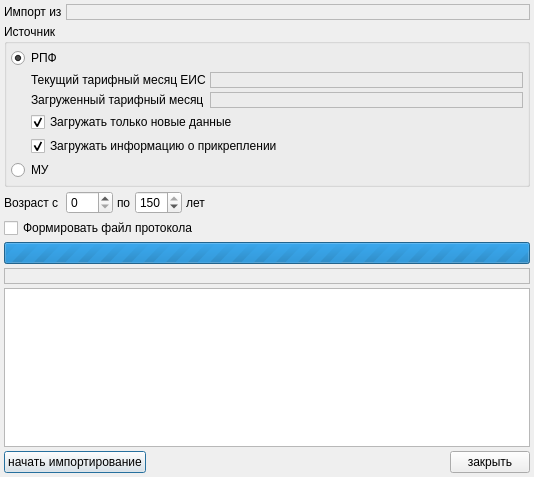
<?xml version="1.0" encoding="UTF-8"?>
<ui version="4.0">
 <class>Dialog</class>
 <widget class="QDialog" name="Dialog">
  <property name="geometry">
   <rect>
    <x>0</x>
    <y>0</y>
    <width>534</width>
    <height>477</height>
   </rect>
  </property>
  <property name="windowTitle">
   <string>Импорт списка населения из ЕИС.ОМС.ВМУ.АПУ</string>
  </property>
  <layout class="QGridLayout" name="gridLayout_2">
   <property name="margin">
    <number>4</number>
   </property>
   <property name="spacing">
    <number>4</number>
   </property>
   <item row="5" column="0" colspan="7">
    <widget class="QLabel" name="lblStatus">
     <property name="frameShape">
      <enum>QFrame::StyledPanel</enum>
     </property>
     <property name="text">
      <string/>
     </property>
     <property name="textFormat">
      <enum>Qt::PlainText</enum>
     </property>
    </widget>
   </item>
   <item row="1" column="0" colspan="7">
    <widget class="QGroupBox" name="grpPart">
     <property name="sizePolicy">
      <sizepolicy hsizetype="Preferred" vsizetype="Maximum">
       <horstretch>0</horstretch>
       <verstretch>0</verstretch>
      </sizepolicy>
     </property>
     <property name="title">
      <string>Источник</string>
     </property>
     <layout class="QGridLayout" name="gridLayout">
      <property name="margin">
       <number>4</number>
      </property>
      <property name="spacing">
       <number>4</number>
      </property>
      <item row="2" column="1">
       <widget class="QLabel" name="lblLastLoadedTariffMonth">
        <property name="sizePolicy">
         <sizepolicy hsizetype="Maximum" vsizetype="Preferred">
          <horstretch>0</horstretch>
          <verstretch>0</verstretch>
         </sizepolicy>
        </property>
        <property name="text">
         <string>Загруженный тарифный месяц</string>
        </property>
       </widget>
      </item>
      <item row="1" column="0">
       <spacer name="spFiller">
        <property name="orientation">
         <enum>Qt::Horizontal</enum>
        </property>
        <property name="sizeType">
         <enum>QSizePolicy::Fixed</enum>
        </property>
        <property name="sizeHint" stdset="0">
         <size>
          <width>16</width>
          <height>6</height>
         </size>
        </property>
       </spacer>
      </item>
      <item row="1" column="1">
       <widget class="QLabel" name="lblEisTariffMonth">
        <property name="sizePolicy">
         <sizepolicy hsizetype="Maximum" vsizetype="Preferred">
          <horstretch>0</horstretch>
          <verstretch>0</verstretch>
         </sizepolicy>
        </property>
        <property name="text">
         <string>Текущий тарифный месяц ЕИС</string>
        </property>
       </widget>
      </item>
      <item row="3" column="1" colspan="2">
       <widget class="QCheckBox" name="chkOnlyNew">
        <property name="text">
         <string>Загружать только новые данные</string>
        </property>
        <property name="checked">
         <bool>true</bool>
        </property>
       </widget>
      </item>
      <item row="4" column="1" colspan="2">
       <widget class="QCheckBox" name="chkImportAttach">
        <property name="enabled">
         <bool>true</bool>
        </property>
        <property name="text">
         <string>Загружать информацию о прикреплении</string>
        </property>
        <property name="checked">
         <bool>true</bool>
        </property>
       </widget>
      </item>
      <item row="5" column="0" colspan="3">
       <widget class="QRadioButton" name="rbMu">
        <property name="text">
         <string>МУ</string>
        </property>
       </widget>
      </item>
      <item row="0" column="0" colspan="3">
       <widget class="QRadioButton" name="rbRpf">
        <property name="text">
         <string>РПФ</string>
        </property>
        <property name="checked">
         <bool>true</bool>
        </property>
       </widget>
      </item>
      <item row="1" column="2">
       <widget class="QLabel" name="lblEisTariffMonthTxt">
        <property name="frameShape">
         <enum>QFrame::StyledPanel</enum>
        </property>
        <property name="text">
         <string/>
        </property>
        <property name="textInteractionFlags">
         <set>Qt::TextSelectableByKeyboard|Qt::TextSelectableByMouse</set>
        </property>
       </widget>
      </item>
      <item row="2" column="2">
       <widget class="QLabel" name="lblLastLoadedTariffMonthTxt">
        <property name="frameShape">
         <enum>QFrame::StyledPanel</enum>
        </property>
        <property name="text">
         <string/>
        </property>
        <property name="textInteractionFlags">
         <set>Qt::TextSelectableByKeyboard|Qt::TextSelectableByMouse</set>
        </property>
       </widget>
      </item>
     </layout>
    </widget>
   </item>
   <item row="2" column="5">
    <widget class="QLabel" name="lblAgeYears">
     <property name="text">
      <string>лет</string>
     </property>
     <property name="buddy">
      <cstring>edtAgeTo</cstring>
     </property>
    </widget>
   </item>
   <item row="4" column="0" colspan="7">
    <widget class="QProgressBar" name="progressBar">
     <property name="minimum">
      <number>0</number>
     </property>
     <property name="maximum">
      <number>0</number>
     </property>
     <property name="value">
      <number>0</number>
     </property>
     <property name="orientation">
      <enum>Qt::Horizontal</enum>
     </property>
     <property name="format">
      <string>%v из %m</string>
     </property>
    </widget>
   </item>
   <item row="2" column="6">
    <spacer name="horizontalSpacer_2">
     <property name="orientation">
      <enum>Qt::Horizontal</enum>
     </property>
     <property name="sizeHint" stdset="0">
      <size>
       <width>302</width>
       <height>20</height>
      </size>
     </property>
    </spacer>
   </item>
   <item row="2" column="0">
    <widget class="QLabel" name="lblAge">
     <property name="text">
      <string>Возраст с</string>
     </property>
     <property name="buddy">
      <cstring>edtAgeFrom</cstring>
     </property>
    </widget>
   </item>
   <item row="7" column="0" colspan="7">
    <layout class="QHBoxLayout">
     <property name="spacing">
      <number>4</number>
     </property>
     <property name="margin">
      <number>0</number>
     </property>
     <item>
      <widget class="QPushButton" name="btnImport">
       <property name="text">
        <string>начать импортирование</string>
       </property>
      </widget>
     </item>
     <item>
      <spacer>
       <property name="orientation">
        <enum>Qt::Horizontal</enum>
       </property>
       <property name="sizeHint" stdset="0">
        <size>
         <width>40</width>
         <height>20</height>
        </size>
       </property>
      </spacer>
     </item>
     <item>
      <widget class="QPushButton" name="btnClose">
       <property name="text">
        <string>закрыть</string>
       </property>
      </widget>
     </item>
    </layout>
   </item>
   <item row="6" column="0" colspan="7">
    <widget class="QTextBrowser" name="logBrowser"/>
   </item>
   <item row="2" column="4">
    <widget class="QSpinBox" name="edtAgeTo">
     <property name="sizePolicy">
      <sizepolicy hsizetype="Preferred" vsizetype="Fixed">
       <horstretch>0</horstretch>
       <verstretch>0</verstretch>
      </sizepolicy>
     </property>
     <property name="maximum">
      <number>150</number>
     </property>
     <property name="value">
      <number>150</number>
     </property>
    </widget>
   </item>
   <item row="0" column="0">
    <widget class="QLabel" name="lblSource">
     <property name="text">
      <string>Импорт из</string>
     </property>
    </widget>
   </item>
   <item row="0" column="1" colspan="6">
    <widget class="QLabel" name="lblSourceTxt">
     <property name="frameShape">
      <enum>QFrame::StyledPanel</enum>
     </property>
     <property name="text">
      <string/>
     </property>
     <property name="textInteractionFlags">
      <set>Qt::TextSelectableByKeyboard|Qt::TextSelectableByMouse</set>
     </property>
    </widget>
   </item>
   <item row="2" column="1">
    <widget class="QSpinBox" name="edtAgeFrom">
     <property name="sizePolicy">
      <sizepolicy hsizetype="Preferred" vsizetype="Fixed">
       <horstretch>0</horstretch>
       <verstretch>0</verstretch>
      </sizepolicy>
     </property>
     <property name="maximum">
      <number>150</number>
     </property>
    </widget>
   </item>
   <item row="2" column="2" colspan="2">
    <widget class="QLabel" name="lblAgeTo">
     <property name="text">
      <string>по</string>
     </property>
     <property name="buddy">
      <cstring>edtAgeTo</cstring>
     </property>
    </widget>
   </item>
   <item row="3" column="0" colspan="7">
    <widget class="QCheckBox" name="chkLogToFile">
     <property name="text">
      <string>Формировать файл протокола</string>
     </property>
    </widget>
   </item>
  </layout>
 </widget>
 <tabstops>
  <tabstop>rbRpf</tabstop>
  <tabstop>chkOnlyNew</tabstop>
  <tabstop>chkImportAttach</tabstop>
  <tabstop>rbMu</tabstop>
  <tabstop>edtAgeFrom</tabstop>
  <tabstop>edtAgeTo</tabstop>
  <tabstop>chkLogToFile</tabstop>
  <tabstop>btnImport</tabstop>
  <tabstop>btnClose</tabstop>
  <tabstop>logBrowser</tabstop>
 </tabstops>
 <resources/>
 <connections>
  <connection>
   <sender>rbRpf</sender>
   <signal>toggled(bool)</signal>
   <receiver>lblEisTariffMonth</receiver>
   <slot>setEnabled(bool)</slot>
   <hints>
    <hint type="sourcelabel">
     <x>41</x>
     <y>55</y>
    </hint>
    <hint type="destinationlabel">
     <x>41</x>
     <y>71</y>
    </hint>
   </hints>
  </connection>
  <connection>
   <sender>rbRpf</sender>
   <signal>toggled(bool)</signal>
   <receiver>lblLastLoadedTariffMonth</receiver>
   <slot>setEnabled(bool)</slot>
   <hints>
    <hint type="sourcelabel">
     <x>70</x>
     <y>57</y>
    </hint>
    <hint type="destinationlabel">
     <x>72</x>
     <y>94</y>
    </hint>
   </hints>
  </connection>
  <connection>
   <sender>rbRpf</sender>
   <signal>toggled(bool)</signal>
   <receiver>chkOnlyNew</receiver>
   <slot>setEnabled(bool)</slot>
   <hints>
    <hint type="sourcelabel">
     <x>93</x>
     <y>56</y>
    </hint>
    <hint type="destinationlabel">
     <x>100</x>
     <y>122</y>
    </hint>
   </hints>
  </connection>
  <connection>
   <sender>rbRpf</sender>
   <signal>toggled(bool)</signal>
   <receiver>chkImportAttach</receiver>
   <slot>setEnabled(bool)</slot>
   <hints>
    <hint type="sourcelabel">
     <x>115</x>
     <y>47</y>
    </hint>
    <hint type="destinationlabel">
     <x>120</x>
     <y>139</y>
    </hint>
   </hints>
  </connection>
  <connection>
   <sender>rbRpf</sender>
   <signal>toggled(bool)</signal>
   <receiver>lblEisTariffMonthTxt</receiver>
   <slot>setEnabled(bool)</slot>
   <hints>
    <hint type="sourcelabel">
     <x>217</x>
     <y>54</y>
    </hint>
    <hint type="destinationlabel">
     <x>218</x>
     <y>69</y>
    </hint>
   </hints>
  </connection>
  <connection>
   <sender>rbRpf</sender>
   <signal>toggled(bool)</signal>
   <receiver>lblLastLoadedTariffMonthTxt</receiver>
   <slot>setEnabled(bool)</slot>
   <hints>
    <hint type="sourcelabel">
     <x>261</x>
     <y>54</y>
    </hint>
    <hint type="destinationlabel">
     <x>254</x>
     <y>92</y>
    </hint>
   </hints>
  </connection>
 </connections>
</ui>
